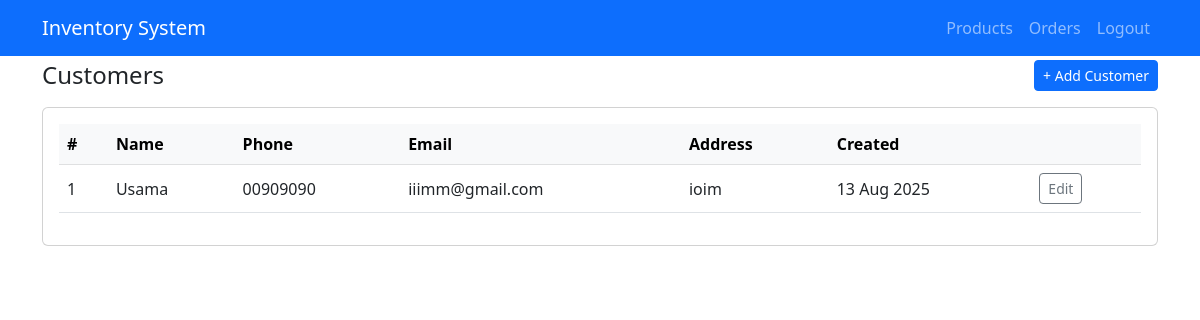
/billing/customers/, run on the app's committed database.
### billing/models.py (models this page shows, shortened)
class Customer(models.Model):
    name = models.CharField(max_length=255)
    phone = models.CharField(max_length=20, blank=True, null=True)
    email = models.EmailField(blank=True, null=True)
    address = models.TextField(blank=True, null=True)
    created_at = models.DateTimeField(auto_now_add=True)
    class Meta:
        ordering = ["-created_at"]

### billing/views.py (the view)
# urls.py: path("customers/", views.customer_list, name="customer_list"),
def customer_list(request):
    customers = Customer.objects.order_by("-created_at")
    return render(request, "billing/customer_list.html", {"customers": customers})

### billing/templates/billing/customer_list.html (shortened to what this page needs)
{% extends 'inventory/base.html' %}
{% block content %}
<div class="d-flex justify-content-between align-items-center mb-3">
  <h4 class="mb-0">Customers</h4>
  <a class="btn btn-primary btn-sm" href="{% url 'billing:customer_create' %}">+ Add Customer</a>
</div>
<div class="card">
  <div class="card-body table-responsive">
    <table class="table table-hover align-middle">
      <thead class="table-light">
        <tr>
          <th>#</th><th>Name</th><th>Phone</th><th>Email</th><th>Address</th><th>Created</th><th></th>
        </tr>
      </thead>
      <tbody>
      {% for c in customers %}
        <tr>
          <td>{{ forloop.counter }}</td>
          <td>{{ c.name }}</td>
          <td>{{ c.phone|default:"-" }}</td>
          <td>{{ c.email|default:"-" }}</td>
          <td>{{ c.address|default:"-" }}</td>
          <td>{{ c.created_at|date:"d M Y" }}</td>
          <td>
            <a href="{% url 'billing:customer_edit' c.id %}" class="btn btn-sm btn-outline-secondary">Edit</a>
          </td>
        </tr>
      {% empty %}
        <tr><td colspan="7" class="text-center text-muted">No customers.</td></tr>
      {% endfor %}
      </tbody>
    </table>
  </div>
</div>
{% endblock %}

### inventory/templates/inventory/base.html (style rules this page uses)
body { padding-top: 60px; }

### data on the page
Customer: name "Usama", phone "00909090", email "iiimm@gmail.com", address "ioim", created_at "13 Aug 2025"
